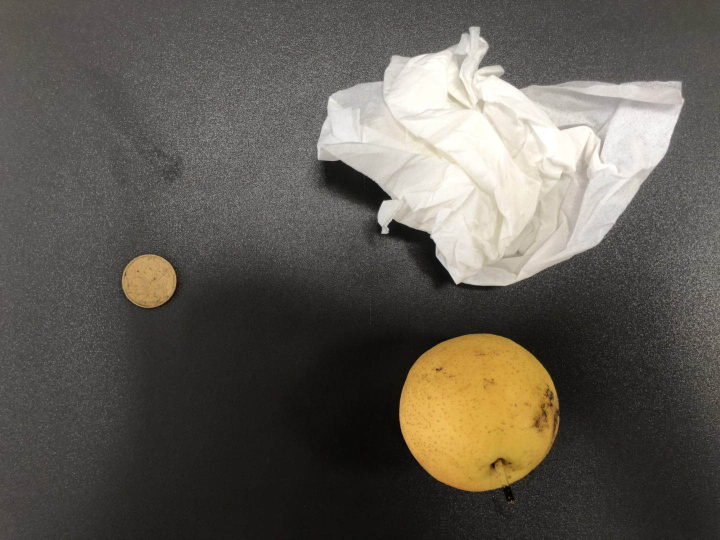
#> input picture Video/test_09201.jpg, 1440 x 1080 px (shown at 1/2 size)
$ python ShuangMu_V2.py
#> lines starting #> are read from the running program, lines starting #| are printed output that depends on the picture; pictures that were not available may be replaced by others from this repository, and a replacement may not be noted
import cv2
import numpy as np


def erjitidu(bh):#二级梯度评价函数
    qq=0.0
    m,n=bh.shape
    for i in range (2,m-1):
        for j in range (2,n-1):
            gx=(bh[i+1,j-1]+2*bh[i+1,j]+bh[i+1,j+1])-(bh[i-1,j-1]+2*bh[i-1,j]+bh[i-1,j+1])
            gy=(bh[i-1,j+1]+2*bh[i,j+1]+bh[i+1,j+1])-(bh[i-1,j-1]+2*bh[i,j-1]+bh[i+1,j-1])
            qq=qq+gx*gx+gy*gy
    return qq

def laplas(x):#拉普拉斯评价函数
    qq=0.0
    m,n=x.shape
    for i in range (2,m-1):
        for j in range (2,n-1):
            qq=qq+(20*x[i,j]-4*x[i,j-1]-4*x[i,j+1]-4*x[i-1,j]-4*x[i+1,j]-x[i+1,j+1]-x[i+1,j-1]-x[i-1,j-1]-x[i-1,j+1]);
    return qq


def mean(img):
    qq=0.0
    m,n=img.shape
    for i in range (0,m):
        for j in range (0,m):
            qq=qq+img[i,j]
    return qq


def haxisuanfa(img1,img2): #哈希算法比较两幅图像的相似性
    tmp=cv2.resize(img1,(8,8),interpolation=cv2.INTER_CUBIC)
    tmp2=cv2.resize(img2,(8,8),interpolation=cv2.INTER_CUBIC)
    tmp=np.float32(tmp/4.0)
    tmp2=np.float32(tmp2/4.0)
    a,b=tmp.shape
    re=np.zeros((a,b))
    m=mean(tmp)
    n=mean(tmp2)
    me=m/64
    me2=n/64
    #print m,n,me,me2
    #print tmp
    for i in range (0,8):
        for j in range (0,8):
            if tmp[i,j]>me:tmp[i,j]=1
            else:tmp[i,j]=0

        if tmp2[i,j]>me2:tmp2[i,j]=1
        else:tmp2[i,j]=0


        re[i,j]=tmp[i,j]-tmp2[i,j]

    num=0
    #print re
    for i in range (0,8):
        for j in range (0,8):
            if re[i,j]!=0:
                num=num+1
    #print num
    return num


lx=9.0
ly=9.0
pic=cv2.imread('test_09201.jpg')
#> pic is the input picture: shape (1080, 1440, 3); mean B, G, R 82.6, 90.6, 95
pic = cv2.cvtColor(pic, cv2.COLOR_BGR2GRAY)
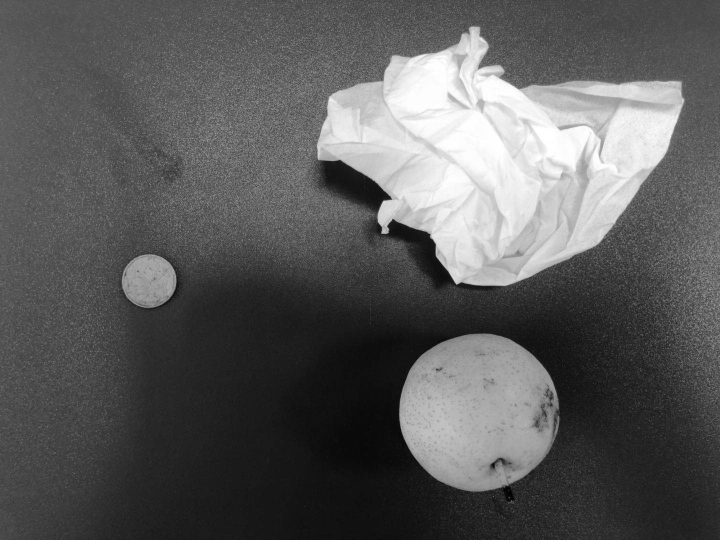
#> pic: shape (1080, 1440) (shown at 1/2 size); min 0, max 255, mean 91
m,n=pic.shape
#> m = 1080; n = 1440
m=int(m)
n=int(n)
depth=np.ones((m,n))


pinhole=cv2.imread('pinhole.tif')
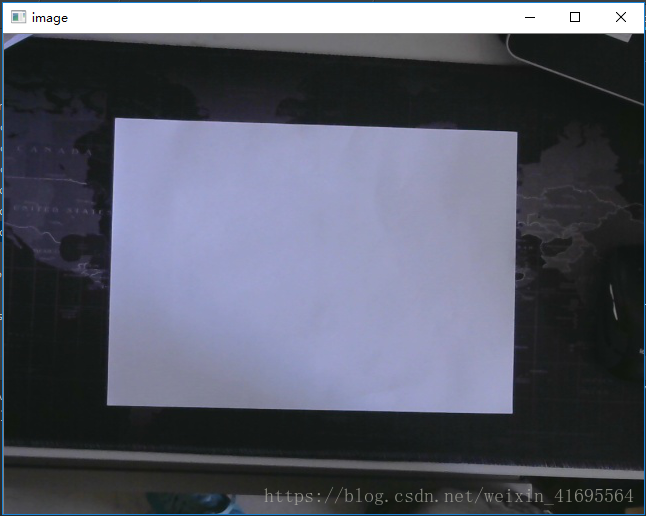
#> input picture Video/Picture1.jpg, 646 x 516 px, given in place of pinhole.tif, which was not available
#> pinhole is the input picture: shape (516, 646, 3); mean B, G, R 104.9, 91.5, 88.4
pinhole = cv2.cvtColor(pinhole, cv2.COLOR_BGR2GRAY)
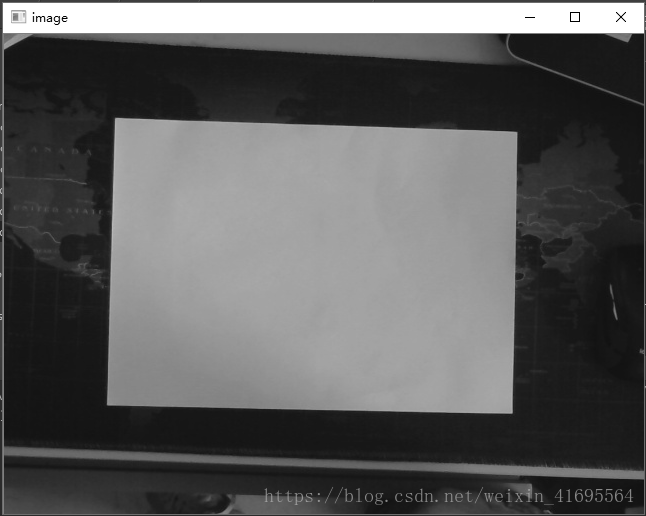
#> pinhole: shape (516, 646); min 0, max 255, mean 92.1
allfocus=pic


for num in range (2,32):
    print (num)
    name='img_'+str(num)+'.jpg'
    img=cv2.imread(name)
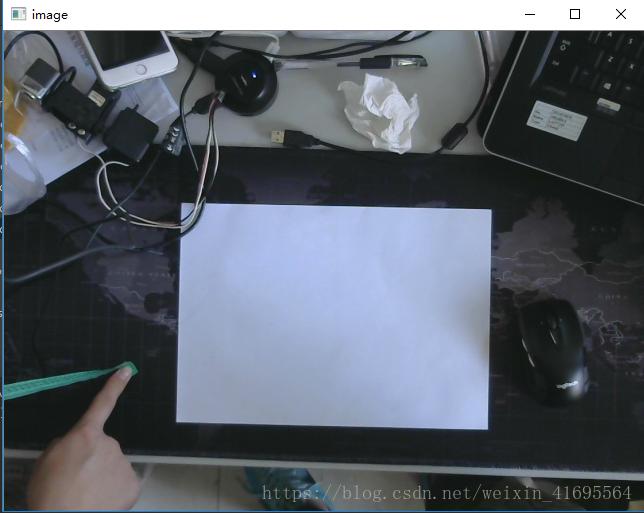
#> input picture Video/Picture2.jpg, 644 x 513 px, given in place of img_2.jpg, which was not available
#> img is the input picture: shape (513, 644, 3); mean B, G, R 105.4, 96.2, 89.8
    img = cv2.cvtColor(img, cv2.COLOR_BGR2GRAY)
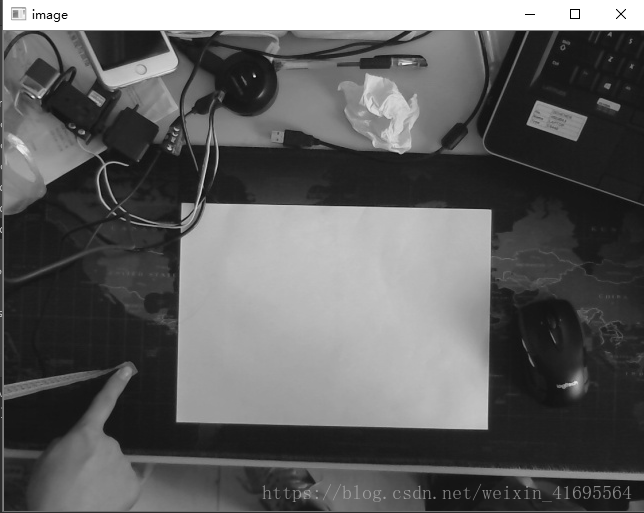
#> img: shape (513, 644); min 0, max 255, mean 95.4
    for i in range (int(lx/2)+1,m-int(lx/2)-1,2):
        for j in range (int(ly/2)+1,n-int(ly/2)-1,2):
            aa=allfocus[i-int(lx/2):i+int(lx/2),j-int(ly/2):j+int(ly/2)]
            bb=img[i-int(lx/2):i+int(lx/2),j-int(ly/2):j+int(ly/2)]
            pin=pinhole[i-int(lx/2):i+int(lx/2),j-int(ly/2):j+int(ly/2)]
            pd_forward=erjitidu(aa)
#> (the run stopped early here; a loop or call above may not have finished)
